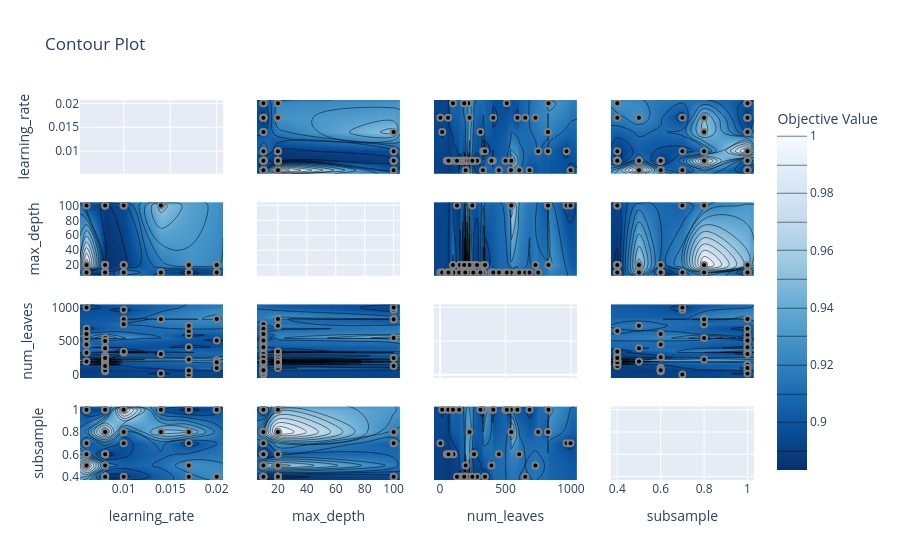

The notebook cell this image was saved under:
### Code cell
optuna.visualization.plot_contour(study, params=['num_leaves',
                            'max_depth',
                            'subsample',
                            'learning_rate',
                            'subsample'])

### Figure 1 — Plotly figure (JSON) as saved in the notebook; plotly's stock layout.template omitted (floating-point values rounded to 4 significant figures; data arrays with more than 128 entries replaced by an {"elided": "..."} marker saying what was removed)
{"data": [{"type": "scatter", "xaxis": "x", "yaxis": "y"}, {"autocontour": true, "colorbar": {"title": {"text": "Objective Value"}}, "colorscale": [[0, "rgb(247,251,255)"], [0.125, "rgb(222,235,247)"], [0.25, "rgb(198,219,239)"], [0.375, "rgb(158,202,225)"], [0.5, "rgb(107,174,214)"], [0.625, "rgb(66,146,198)"], [0.75, "rgb(33,113,181)"], [0.875, "rgb(8,81,156)"], [1, "rgb(8,48,107)"]], "connectgaps": true, "contours": {"coloring": "heatmap", "end": 1, "size": 0.01, "start": 0.89}, "hoverinfo": "none", "line": {"smoothing": 1.3}, "reversescale": true, "showscale": true, "type": "contour", "x": [0.0053, 0.006, 0.008, 0.01, 0.014, 0.017, 0.02, 0.0207], "xaxis": "x5", "y": [5.5, 10, 20, 100, 104.5], "yaxis": "y5", "z": [[null, null, null, null, null, null, null, null], [null, 0.8911, 0.8833, 0.9197, 0.898, 0.8861, 0.8963, null], [null, 1.001, 0.8836, 0.8873, null, 0.9277, 0.9228, null], [null, 0.8962, 0.8886, 0.8958, 0.9544, null, null, null], [null, null, null, null, null, null, null, null]]}, {"marker": {"color": "black", "line": {"color": "Gray", "width": 2}}, "mode": "markers", "name": "Feasible Trial", "showlegend": false, "type": "scatter", "x": [0.02, 0.017, 0.02, 0.006, 0.008, 0.01, 0.006, 0.01, 0.01, 0.014, 0.006, 0.01, 0.006, 0.017, 0.017, 0.017, 0.014, 0.008, 0.008, 0.008, 0.017, 0.006, 0.008, 0.006, 0.017, 0.008, 0.014, 0.02, 0.006, 0.02, 0.017, 0.008, 0.008, 0.008, 0.008, 0.008, 0.008, 0.008, 0.008, 0.008, 0.008, 0.008, 0.008, 0.008, 0.008, 0.008, 0.008, 0.02, 0.01, 0.008], "xaxis": "x5", "y": [20, 20, 10, 20, 100, 20, 10, 100, 10, 100, 10, 100, 100, 10, 10, 10, 10, 10, 10, 10, 10, 10, 10, 10, 10, 10, 10, 10, 10, 20, 20, 10, 10, 10, 10, 20, 10, 10, 20, 20, 20, 20, 20, 20, 20, 20, 100, 20, 20, 100], "yaxis": "y5"}, {"autocontour": true, "colorbar": {"title": {"text": "Objective Value"}}, "colorscale": [[0, "rgb(247,251,255)"], [0.125, "rgb(222,235,247)"], [0.25, "rgb(198,219,239)"], [0.375, "rgb(158,202,225)"], [0.5, "rgb(107,174,214)"], [0.625, "rgb(66,146,198)"], [0.75, "rgb(33,113,181)"], [0.875, "rgb(8,81,156)"], [1, "rgb(8,48,107)"]], "connectgaps": true, "contours": {"coloring": "heatmap", "end": 1.02, "size": 0.02, "start": 0.9}, "hoverinfo": "none", "line": {"smoothing": 1.3}, "reversescale": true, "showscale": false, "type": "contour", "x": [0.0053, 0.006, 0.008, 0.01, 0.014, 0.017, 0.02, 0.0207], "xaxis": "x9", "y": [-46.7, 3, 17, 52, 62, 65, 73, 99, 103, 130, 147, 152, 154, 173, 185, 190, 191, 193, 196, 206, 216, 225, 226, 247, 255, 260, 283, 309, 328, 331, 344, 393, 403, 407, 450, 500, 510, 542, 544, 591, 605, 651, 684, 729, 750, 824, 825, 828, 966, 997, 1047.0], "yaxis": "y9", "z": {"elided": "51x8 float values"}}, {"marker": {"color": "black", "line": {"color": "Gray", "width": 2}}, "mode": "markers", "name": "Feasible Trial", "showlegend": false, "type": "scatter", "x": [0.02, 0.017, 0.02, 0.006, 0.008, 0.01, 0.006, 0.01, 0.01, 0.014, 0.006, 0.01, 0.006, 0.017, 0.017, 0.017, 0.014, 0.008, 0.008, 0.008, 0.017, 0.006, 0.008, 0.006, 0.017, 0.008, 0.014, 0.02, 0.006, 0.02, 0.017, 0.008, 0.008, 0.008, 0.008, 0.008, 0.008, 0.008, 0.008, 0.008, 0.008, 0.008, 0.008, 0.008, 0.008, 0.008, 0.008, 0.02, 0.01, 0.008], "xaxis": "x9", "y": [828, 226, 216, 196, 544, 331, 542, 824, 750, 825, 450, 966, 997, 3, 62, 591, 17, 403, 393, 103, 651, 328, 500, 684, 407, 147, 309, 510, 605, 99, 729, 52, 73, 65, 255, 260, 185, 193, 173, 190, 154, 152, 191, 206, 283, 225, 130, 185, 344, 247], "yaxis": "y9"}, {"autocontour": true, "colorbar": {"title": {"text": "Objective Value"}}, "colorscale": [[0, "rgb(247,251,255)"], [0.125, "rgb(222,235,247)"], [0.25, "rgb(198,219,239)"], [0.375, "rgb(158,202,225)"], [0.5, "rgb(107,174,214)"], [0.625, "rgb(66,146,198)"], [0.75, "rgb(33,113,181)"], [0.875, "rgb(8,81,156)"], [1, "rgb(8,48,107)"]], "connectgaps": true, "contours": {"coloring": "heatmap", "end": 1, "size": 0.01, "start": 0.89}, "hoverinfo": "none", "line": {"smoothing": 1.3}, "reversescale": true, "showscale": false, "type": "contour", "x": [0.0053, 0.006, 0.008, 0.01, 0.014, 0.017, 0.02, 0.0207], "xaxis": "x13", "y": [0.37, 0.4, 0.5, 0.6, 0.7, 0.8, 1, 1.03], "yaxis": "y13", "z": [[null, null, null, null, null, null, null, null], [null, null, 0.8836, 0.8873, null, 0.916, 0.9279, null], [null, 1.001, 0.9221, null, null, 0.9277, null, null], [null, 0.9177, 0.8833, null, null, null, null, null], [null, 0.8962, null, 0.8958, null, 0.8945, null, null], [null, null, 0.9908, 0.9041, 0.9544, 0.9518, null, null], [null, 0.8911, 0.89, 0.9965, 0.898, 0.8861, 0.8963, null], [null, null, null, null, null, null, null, null]]}, {"marker": {"color": "black", "line": {"color": "Gray", "width": 2}}, "mode": "markers", "name": "Feasible Trial", "showlegend": false, "type": "scatter", "x": [0.02, 0.017, 0.02, 0.006, 0.008, 0.01, 0.006, 0.01, 0.01, 0.014, 0.006, 0.01, 0.006, 0.017, 0.017, 0.017, 0.014, 0.008, 0.008, 0.008, 0.017, 0.006, 0.008, 0.006, 0.017, 0.008, 0.014, 0.02, 0.006, 0.02, 0.017, 0.008, 0.008, 0.008, 0.008, 0.008, 0.008, 0.008, 0.008, 0.008, 0.008, 0.008, 0.008, 0.008, 0.008, 0.008, 0.008, 0.02, 0.01, 0.008], "xaxis": "x13", "y": [1, 0.8, 0.4, 0.5, 0.8, 1, 1, 0.8, 0.8, 0.8, 0.6, 0.7, 0.7, 0.7, 1, 1, 1, 1, 0.5, 0.6, 0.4, 1, 1, 1, 1, 1, 1, 1, 0.6, 1, 0.5, 0.6, 0.6, 0.6, 0.6, 0.6, 0.4, 0.4, 0.4, 0.4, 0.4, 0.4, 0.4, 0.4, 0.4, 0.4, 0.4, 0.4, 0.4, 0.4], "yaxis": "y13"}, {"autocontour": true, "colorbar": {"title": {"text": "Objective Value"}}, "colorscale": [[0, "rgb(247,251,255)"], [0.125, "rgb(222,235,247)"], [0.25, "rgb(198,219,239)"], [0.375, "rgb(158,202,225)"], [0.5, "rgb(107,174,214)"], [0.625, "rgb(66,146,198)"], [0.75, "rgb(33,113,181)"], [0.875, "rgb(8,81,156)"], [1, "rgb(8,48,107)"]], "connectgaps": true, "contours": {"coloring": "heatmap", "end": 1, "size": 0.01, "start": 0.89}, "hoverinfo": "none", "line": {"smoothing": 1.3}, "reversescale": true, "showscale": false, "type": "contour", "x": [5.5, 10, 20, 100, 104.5], "xaxis": "x2", "y": [0.0053, 0.006, 0.008, 0.01, 0.014, 0.017, 0.02, 0.0207], "yaxis": "y2", "z": [[null, null, null, null, null], [null, 0.8911, 1.001, 0.8962, null], [null, 0.8833, 0.8836, 0.8886, null], [null, 0.9197, 0.8873, 0.8958, null], [null, 0.898, null, 0.9544, null], [null, 0.8861, 0.9277, null, null], [null, 0.8963, 0.9228, null, null], [null, null, null, null, null]]}, {"marker": {"color": "black", "line": {"color": "Gray", "width": 2}}, "mode": "markers", "name": "Feasible Trial", "showlegend": false, "type": "scatter", "x": [20, 20, 10, 20, 100, 20, 10, 100, 10, 100, 10, 100, 100, 10, 10, 10, 10, 10, 10, 10, 10, 10, 10, 10, 10, 10, 10, 10, 10, 20, 20, 10, 10, 10, 10, 20, 10, 10, 20, 20, 20, 20, 20, 20, 20, 20, 100, 20, 20, 100], "xaxis": "x2", "y": [0.02, 0.017, 0.02, 0.006, 0.008, 0.01, 0.006, 0.01, 0.01, 0.014, 0.006, 0.01, 0.006, 0.017, 0.017, 0.017, 0.014, 0.008, 0.008, 0.008, 0.017, 0.006, 0.008, 0.006, 0.017, 0.008, 0.014, 0.02, 0.006, 0.02, 0.017, 0.008, 0.008, 0.008, 0.008, 0.008, 0.008, 0.008, 0.008, 0.008, 0.008, 0.008, 0.008, 0.008, 0.008, 0.008, 0.008, 0.02, 0.01, 0.008], "yaxis": "y2"}, {"type": "scatter", "xaxis": "x6", "yaxis": "y6"}, {"autocontour": true, "colorbar": {"title": {"text": "Objective Value"}}, "colorscale": [[0, "rgb(247,251,255)"], [0.125, "rgb(222,235,247)"], [0.25, "rgb(198,219,239)"], [0.375, "rgb(158,202,225)"], [0.5, "rgb(107,174,214)"], [0.625, "rgb(66,146,198)"], [0.75, "rgb(33,113,181)"], [0.875, "rgb(8,81,156)"], [1, "rgb(8,48,107)"]], "connectgaps": true, "contours": {"coloring": "heatmap", "end": 1.02, "size": 0.02, "start": 0.9}, "hoverinfo": "none", "line": {"smoothing": 1.3}, "reversescale": true, "showscale": false, "type": "contour", "x": [5.5, 10, 20, 100, 104.5], "xaxis": "x10", "y": [-46.7, 3, 17, 52, 62, 65, 73, 99, 103, 130, 147, 152, 154, 173, 185, 190, 191, 193, 196, 206, 216, 225, 226, 247, 255, 260, 283, 309, 328, 331, 344, 393, 403, 407, 450, 500, 510, 542, 544, 591, 605, 651, 684, 729, 750, 824, 825, 828, 966, 997, 1047.0], "yaxis": "y10", "z": {"elided": "51x5 float values"}}, {"marker": {"color": "black", "line": {"color": "Gray", "width": 2}}, "mode": "markers", "name": "Feasible Trial", "showlegend": false, "type": "scatter", "x": [20, 20, 10, 20, 100, 20, 10, 100, 10, 100, 10, 100, 100, 10, 10, 10, 10, 10, 10, 10, 10, 10, 10, 10, 10, 10, 10, 10, 10, 20, 20, 10, 10, 10, 10, 20, 10, 10, 20, 20, 20, 20, 20, 20, 20, 20, 100, 20, 20, 100], "xaxis": "x10", "y": [828, 226, 216, 196, 544, 331, 542, 824, 750, 825, 450, 966, 997, 3, 62, 591, 17, 403, 393, 103, 651, 328, 500, 684, 407, 147, 309, 510, 605, 99, 729, 52, 73, 65, 255, 260, 185, 193, 173, 190, 154, 152, 191, 206, 283, 225, 130, 185, 344, 247], "yaxis": "y10"}, {"autocontour": true, "colorbar": {"title": {"text": "Objective Value"}}, "colorscale": [[0, "rgb(247,251,255)"], [0.125, "rgb(222,235,247)"], [0.25, "rgb(198,219,239)"], [0.375, "rgb(158,202,225)"], [0.5, "rgb(107,174,214)"], [0.625, "rgb(66,146,198)"], [0.75, "rgb(33,113,181)"], [0.875, "rgb(8,81,156)"], [1, "rgb(8,48,107)"]], "connectgaps": true, "contours": {"coloring": "heatmap", "end": 0.95, "size": 0.005, "start": 0.885}, "hoverinfo": "none", "line": {"smoothing": 1.3}, "reversescale": true, "showscale": false, "type": "contour", "x": [5.5, 10, 20, 100, 104.5], "xaxis": "x14", "y": [0.37, 0.4, 0.5, 0.6, 0.7, 0.8, 1, 1.03], "yaxis": "y14", "z": [[null, null, null, null, null], [null, 0.8837, 0.8836, 0.8886, null], [null, 0.9221, 0.9277, null, null], [null, 0.8833, 0.8968, null, null], [null, 0.8945, null, 0.8958, null], [null, 0.9197, 0.9518, 0.9041, null], [null, 0.8861, 0.9228, null, null], [null, null, null, null, null]]}, {"marker": {"color": "black", "line": {"color": "Gray", "width": 2}}, "mode": "markers", "name": "Feasible Trial", "showlegend": false, "type": "scatter", "x": [20, 20, 10, 20, 100, 20, 10, 100, 10, 100, 10, 100, 100, 10, 10, 10, 10, 10, 10, 10, 10, 10, 10, 10, 10, 10, 10, 10, 10, 20, 20, 10, 10, 10, 10, 20, 10, 10, 20, 20, 20, 20, 20, 20, 20, 20, 100, 20, 20, 100], "xaxis": "x14", "y": [1, 0.8, 0.4, 0.5, 0.8, 1, 1, 0.8, 0.8, 0.8, 0.6, 0.7, 0.7, 0.7, 1, 1, 1, 1, 0.5, 0.6, 0.4, 1, 1, 1, 1, 1, 1, 1, 0.6, 1, 0.5, 0.6, 0.6, 0.6, 0.6, 0.6, 0.4, 0.4, 0.4, 0.4, 0.4, 0.4, 0.4, 0.4, 0.4, 0.4, 0.4, 0.4, 0.4, 0.4], "yaxis": "y14"}, {"autocontour": true, "colorbar": {"title": {"text": "Objective Value"}}, "colorscale": [[0, "rgb(247,251,255)"], [0.125, "rgb(222,235,247)"], [0.25, "rgb(198,219,239)"], [0.375, "rgb(158,202,225)"], [0.5, "rgb(107,174,214)"], [0.625, "rgb(66,146,198)"], [0.75, "rgb(33,113,181)"], [0.875, "rgb(8,81,156)"], [1, "rgb(8,48,107)"]], "connectgaps": true, "contours": {"coloring": "heatmap", "end": 1.02, "size": 0.02, "start": 0.9}, "hoverinfo": "none", "line": {"smoothing": 1.3}, "reversescale": true, "showscale": false, "type": "contour", "x": [-46.7, 3, 17, 52, 62, 65, 73, 99, 103, 130, 147, 152, 154, 173, 185, 190, 191, 193, 196, 206, 216, 225, 226, 247, 255, 260, 283, 309, 328, 331, 344, 393, 403, 407, 450, 500, 510, 542, 544, 591, 605, 651, 684, 729, 750, 824, 825, 828, 966, 997, 1047.0], "xaxis": "x3", "y": [0.0053, 0.006, 0.008, 0.01, 0.014, 0.017, 0.02, 0.0207], "yaxis": "y3", "z": {"elided": "8x51 float values"}}, {"marker": {"color": "black", "line": {"color": "Gray", "width": 2}}, "mode": "markers", "name": "Feasible Trial", "showlegend": false, "type": "scatter", "x": [828, 226, 216, 196, 544, 331, 542, 824, 750, 825, 450, 966, 997, 3, 62, 591, 17, 403, 393, 103, 651, 328, 500, 684, 407, 147, 309, 510, 605, 99, 729, 52, 73, 65, 255, 260, 185, 193, 173, 190, 154, 152, 191, 206, 283, 225, 130, 185, 344, 247], "xaxis": "x3", "y": [0.02, 0.017, 0.02, 0.006, 0.008, 0.01, 0.006, 0.01, 0.01, 0.014, 0.006, 0.01, 0.006, 0.017, 0.017, 0.017, 0.014, 0.008, 0.008, 0.008, 0.017, 0.006, 0.008, 0.006, 0.017, 0.008, 0.014, 0.02, 0.006, 0.02, 0.017, 0.008, 0.008, 0.008, 0.008, 0.008, 0.008, 0.008, 0.008, 0.008, 0.008, 0.008, 0.008, 0.008, 0.008, 0.008, 0.008, 0.02, 0.01, 0.008], "yaxis": "y3"}, {"autocontour": true, "colorbar": {"title": {"text": "Objective Value"}}, "colorscale": [[0, "rgb(247,251,255)"], [0.125, "rgb(222,235,247)"], [0.25, "rgb(198,219,239)"], [0.375, "rgb(158,202,225)"], [0.5, "rgb(107,174,214)"], [0.625, "rgb(66,146,198)"], [0.75, "rgb(33,113,181)"], [0.875, "rgb(8,81,156)"], [1, "rgb(8,48,107)"]], "connectgaps": true, "contours": {"coloring": "heatmap", "end": 1.02, "size": 0.02, "start": 0.9}, "hoverinfo": "none", "line": {"smoothing": 1.3}, "reversescale": true, "showscale": false, "type": "contour", "x": [-46.7, 3, 17, 52, 62, 65, 73, 99, 103, 130, 147, 152, 154, 173, 185, 190, 191, 193, 196, 206, 216, 225, 226, 247, 255, 260, 283, 309, 328, 331, 344, 393, 403, 407, 450, 500, 510, 542, 544, 591, 605, 651, 684, 729, 750, 824, 825, 828, 966, 997, 1047.0], "xaxis": "x7", "y": [5.5, 10, 20, 100, 104.5], "yaxis": "y7", "z": {"elided": "5x51 float values"}}, {"marker": {"color": "black", "line": {"color": "Gray", "width": 2}}, "mode": "markers", "name": "Feasible Trial", "showlegend": false, "type": "scatter", "x": [828, 226, 216, 196, 544, 331, 542, 824, 750, 825, 450, 966, 997, 3, 62, 591, 17, 403, 393, 103, 651, 328, 500, 684, 407, 147, 309, 510, 605, 99, 729, 52, 73, 65, 255, 260, 185, 193, 173, 190, 154, 152, 191, 206, 283, 225, 130, 185, 344, 247], "xaxis": "x7", "y": [20, 20, 10, 20, 100, 20, 10, 100, 10, 100, 10, 100, 100, 10, 10, 10, 10, 10, 10, 10, 10, 10, 10, 10, 10, 10, 10, 10, 10, 20, 20, 10, 10, 10, 10, 20, 10, 10, 20, 20, 20, 20, 20, 20, 20, 20, 100, 20, 20, 100], "yaxis": "y7"}, {"type": "scatter", "xaxis": "x11", "yaxis": "y11"}, {"autocontour": true, "colorbar": {"title": {"text": "Objective Value"}}, "colorscale": [[0, "rgb(247,251,255)"], [0.125, "rgb(222,235,247)"], [0.25, "rgb(198,219,239)"], [0.375, "rgb(158,202,225)"], [0.5, "rgb(107,174,214)"], [0.625, "rgb(66,146,198)"], [0.75, "rgb(33,113,181)"], [0.875, "rgb(8,81,156)"], [1, "rgb(8,48,107)"]], "connectgaps": true, "contours": {"coloring": "heatmap", "end": 1.02, "size": 0.02, "start": 0.9}, "hoverinfo": "none", "line": {"smoothing": 1.3}, "reversescale": true, "showscale": false, "type": "contour", "x": [-46.7, 3, 17, 52, 62, 65, 73, 99, 103, 130, 147, 152, 154, 173, 185, 190, 191, 193, 196, 206, 216, 225, 226, 247, 255, 260, 283, 309, 328, 331, 344, 393, 403, 407, 450, 500, 510, 542, 544, 591, 605, 651, 684, 729, 750, 824, 825, 828, 966, 997, 1047.0], "xaxis": "x15", "y": [0.37, 0.4, 0.5, 0.6, 0.7, 0.8, 1, 1.03], "yaxis": "y15", "z": {"elided": "8x51 float values"}}, {"marker": {"color": "black", "line": {"color": "Gray", "width": 2}}, "mode": "markers", "name": "Feasible Trial", "showlegend": false, "type": "scatter", "x": [828, 226, 216, 196, 544, 331, 542, 824, 750, 825, 450, 966, 997, 3, 62, 591, 17, 403, 393, 103, 651, 328, 500, 684, 407, 147, 309, 510, 605, 99, 729, 52, 73, 65, 255, 260, 185, 193, 173, 190, 154, 152, 191, 206, 283, 225, 130, 185, 344, 247], "xaxis": "x15", "y": [1, 0.8, 0.4, 0.5, 0.8, 1, 1, 0.8, 0.8, 0.8, 0.6, 0.7, 0.7, 0.7, 1, 1, 1, 1, 0.5, 0.6, 0.4, 1, 1, 1, 1, 1, 1, 1, 0.6, 1, 0.5, 0.6, 0.6, 0.6, 0.6, 0.6, 0.4, 0.4, 0.4, 0.4, 0.4, 0.4, 0.4, 0.4, 0.4, 0.4, 0.4, 0.4, 0.4, 0.4], "yaxis": "y15"}, {"autocontour": true, "colorbar": {"title": {"text": "Objective Value"}}, "colorscale": [[0, "rgb(247,251,255)"], [0.125, "rgb(222,235,247)"], [0.25, "rgb(198,219,239)"], [0.375, "rgb(158,202,225)"], [0.5, "rgb(107,174,214)"], [0.625, "rgb(66,146,198)"], [0.75, "rgb(33,113,181)"], [0.875, "rgb(8,81,156)"], [1, "rgb(8,48,107)"]], "connectgaps": true, "contours": {"coloring": "heatmap", "end": 1, "size": 0.01, "start": 0.89}, "hoverinfo": "none", "line": {"smoothing": 1.3}, "reversescale": true, "showscale": false, "type": "contour", "x": [0.37, 0.4, 0.5, 0.6, 0.7, 0.8, 1, 1.03], "xaxis": "x4", "y": [0.0053, 0.006, 0.008, 0.01, 0.014, 0.017, 0.02, 0.0207], "yaxis": "y4", "z": [[null, null, null, null, null, null, null, null], [null, null, 1.001, 0.9177, 0.8962, null, 0.8911, null], [null, 0.8836, 0.9221, 0.8833, null, 0.9908, 0.89, null], [null, 0.8873, null, null, 0.8958, 0.9041, 0.9965, null], [null, null, null, null, null, 0.9544, 0.898, null], [null, 0.916, 0.9277, null, 0.8945, 0.9518, 0.8861, null], [null, 0.9279, null, null, null, null, 0.8963, null], [null, null, null, null, null, null, null, null]]}, {"marker": {"color": "black", "line": {"color": "Gray", "width": 2}}, "mode": "markers", "name": "Feasible Trial", "showlegend": false, "type": "scatter", "x": [1, 0.8, 0.4, 0.5, 0.8, 1, 1, 0.8, 0.8, 0.8, 0.6, 0.7, 0.7, 0.7, 1, 1, 1, 1, 0.5, 0.6, 0.4, 1, 1, 1, 1, 1, 1, 1, 0.6, 1, 0.5, 0.6, 0.6, 0.6, 0.6, 0.6, 0.4, 0.4, 0.4, 0.4, 0.4, 0.4, 0.4, 0.4, 0.4, 0.4, 0.4, 0.4, 0.4, 0.4], "xaxis": "x4", "y": [0.02, 0.017, 0.02, 0.006, 0.008, 0.01, 0.006, 0.01, 0.01, 0.014, 0.006, 0.01, 0.006, 0.017, 0.017, 0.017, 0.014, 0.008, 0.008, 0.008, 0.017, 0.006, 0.008, 0.006, 0.017, 0.008, 0.014, 0.02, 0.006, 0.02, 0.017, 0.008, 0.008, 0.008, 0.008, 0.008, 0.008, 0.008, 0.008, 0.008, 0.008, 0.008, 0.008, 0.008, 0.008, 0.008, 0.008, 0.02, 0.01, 0.008], "yaxis": "y4"}, {"autocontour": true, "colorbar": {"title": {"text": "Objective Value"}}, "colorscale": [[0, "rgb(247,251,255)"], [0.125, "rgb(222,235,247)"], [0.25, "rgb(198,219,239)"], [0.375, "rgb(158,202,225)"], [0.5, "rgb(107,174,214)"], [0.625, "rgb(66,146,198)"], [0.75, "rgb(33,113,181)"], [0.875, "rgb(8,81,156)"], [1, "rgb(8,48,107)"]], "connectgaps": true, "contours": {"coloring": "heatmap", "end": 0.95, "size": 0.005, "start": 0.885}, "hoverinfo": "none", "line": {"smoothing": 1.3}, "reversescale": true, "showscale": false, "type": "contour", "x": [0.37, 0.4, 0.5, 0.6, 0.7, 0.8, 1, 1.03], "xaxis": "x8", "y": [5.5, 10, 20, 100, 104.5], "yaxis": "y8", "z": [[null, null, null, null, null, null, null, null], [null, 0.8837, 0.9221, 0.8833, 0.8945, 0.9197, 0.8861, null], [null, 0.8836, 0.9277, 0.8968, null, 0.9518, 0.9228, null], [null, 0.8886, null, null, 0.8958, 0.9041, null, null], [null, null, null, null, null, null, null, null]]}, {"marker": {"color": "black", "line": {"color": "Gray", "width": 2}}, "mode": "markers", "name": "Feasible Trial", "showlegend": false, "type": "scatter", "x": [1, 0.8, 0.4, 0.5, 0.8, 1, 1, 0.8, 0.8, 0.8, 0.6, 0.7, 0.7, 0.7, 1, 1, 1, 1, 0.5, 0.6, 0.4, 1, 1, 1, 1, 1, 1, 1, 0.6, 1, 0.5, 0.6, 0.6, 0.6, 0.6, 0.6, 0.4, 0.4, 0.4, 0.4, 0.4, 0.4, 0.4, 0.4, 0.4, 0.4, 0.4, 0.4, 0.4, 0.4], "xaxis": "x8", "y": [20, 20, 10, 20, 100, 20, 10, 100, 10, 100, 10, 100, 100, 10, 10, 10, 10, 10, 10, 10, 10, 10, 10, 10, 10, 10, 10, 10, 10, 20, 20, 10, 10, 10, 10, 20, 10, 10, 20, 20, 20, 20, 20, 20, 20, 20, 100, 20, 20, 100], "yaxis": "y8"}, {"autocontour": true, "colorbar": {"title": {"text": "Objective Value"}}, "colorscale": [[0, "rgb(247,251,255)"], [0.125, "rgb(222,235,247)"], [0.25, "rgb(198,219,239)"], [0.375, "rgb(158,202,225)"], [0.5, "rgb(107,174,214)"], [0.625, "rgb(66,146,198)"], [0.75, "rgb(33,113,181)"], [0.875, "rgb(8,81,156)"], [1, "rgb(8,48,107)"]], "connectgaps": true, "contours": {"coloring": "heatmap", "end": 1.02, "size": 0.02, "start": 0.9}, "hoverinfo": "none", "line": {"smoothing": 1.3}, "reversescale": true, "showscale": false, "type": "contour", "x": [0.37, 0.4, 0.5, 0.6, 0.7, 0.8, 1, 1.03], "xaxis": "x12", "y": [-46.7, 3, 17, 52, 62, 65, 73, 99, 103, 130, 147, 152, 154, 173, 185, 190, 191, 193, 196, 206, 216, 225, 226, 247, 255, 260, 283, 309, 328, 331, 344, 393, 403, 407, 450, 500, 510, 542, 544, 591, 605, 651, 684, 729, 750, 824, 825, 828, 966, 997, 1047.0], "yaxis": "y12", "z": {"elided": "51x8 float values"}}, {"marker": {"color": "black", "line": {"color": "Gray", "width": 2}}, "mode": "markers", "name": "Feasible Trial", "showlegend": false, "type": "scatter", "x": [1, 0.8, 0.4, 0.5, 0.8, 1, 1, 0.8, 0.8, 0.8, 0.6, 0.7, 0.7, 0.7, 1, 1, 1, 1, 0.5, 0.6, 0.4, 1, 1, 1, 1, 1, 1, 1, 0.6, 1, 0.5, 0.6, 0.6, 0.6, 0.6, 0.6, 0.4, 0.4, 0.4, 0.4, 0.4, 0.4, 0.4, 0.4, 0.4, 0.4, 0.4, 0.4, 0.4, 0.4], "xaxis": "x12", "y": [828, 226, 216, 196, 544, 331, 542, 824, 750, 825, 450, 966, 997, 3, 62, 591, 17, 403, 393, 103, 651, 328, 500, 684, 407, 147, 309, 510, 605, 99, 729, 52, 73, 65, 255, 260, 185, 193, 173, 190, 154, 152, 191, 206, 283, 225, 130, 185, 344, 247], "yaxis": "y12"}, {"type": "scatter", "xaxis": "x16", "yaxis": "y16"}], "layout": {"autosize": true, "title": {"text": "Contour Plot"}, "xaxis": {"anchor": "y", "domain": [0, 0.2125], "matches": "x13", "range": [0.0053, 0.0207], "showticklabels": false}, "xaxis10": {"anchor": "y10", "domain": [0.2625, 0.475], "matches": "x14", "range": [5.5, 104.5], "showticklabels": false, "type": "linear"}, "xaxis11": {"anchor": "y11", "domain": [0.525, 0.7375], "matches": "x15", "range": [-46.7, 1047.0], "showticklabels": false}, "xaxis12": {"anchor": "y12", "domain": [0.7875, 1], "matches": "x16", "range": [0.37, 1.03], "showticklabels": false, "type": "linear"}, "xaxis13": {"anchor": "y13", "domain": [0, 0.2125], "range": [0.0053, 0.0207], "title": {"text": "learning_rate"}, "type": "linear"}, "xaxis14": {"anchor": "y14", "domain": [0.2625, 0.475], "range": [5.5, 104.5], "title": {"text": "max_depth"}, "type": "linear"}, "xaxis15": {"anchor": "y15", "domain": [0.525, 0.7375], "range": [-46.7, 1047.0], "title": {"text": "num_leaves"}, "type": "linear"}, "xaxis16": {"anchor": "y16", "domain": [0.7875, 1], "range": [0.37, 1.03], "title": {"text": "subsample"}}, "xaxis2": {"anchor": "y2", "domain": [0.2625, 0.475], "matches": "x14", "range": [5.5, 104.5], "showticklabels": false, "type": "linear"}, "xaxis3": {"anchor": "y3", "domain": [0.525, 0.7375], "matches": "x15", "range": [-46.7, 1047.0], "showticklabels": false, "type": "linear"}, "xaxis4": {"anchor": "y4", "domain": [0.7875, 1], "matches": "x16", "range": [0.37, 1.03], "showticklabels": false, "type": "linear"}, "xaxis5": {"anchor": "y5", "domain": [0, 0.2125], "matches": "x13", "range": [0.0053, 0.0207], "showticklabels": false, "type": "linear"}, "xaxis6": {"anchor": "y6", "domain": [0.2625, 0.475], "matches": "x14", "range": [5.5, 104.5], "showticklabels": false}, "xaxis7": {"anchor": "y7", "domain": [0.525, 0.7375], "matches": "x15", "range": [-46.7, 1047.0], "showticklabels": false, "type": "linear"}, "xaxis8": {"anchor": "y8", "domain": [0.7875, 1], "matches": "x16", "range": [0.37, 1.03], "showticklabels": false, "type": "linear"}, "xaxis9": {"anchor": "y9", "domain": [0, 0.2125], "matches": "x13", "range": [0.0053, 0.0207], "showticklabels": false, "type": "linear"}, "yaxis": {"anchor": "x", "domain": [0.8063, 1], "range": [0.0053, 0.0207], "title": {"text": "learning_rate"}}, "yaxis10": {"anchor": "x10", "domain": [0.2687, 0.4625], "matches": "y9", "range": [-46.7, 1047.0], "showticklabels": false, "type": "linear"}, "yaxis11": {"anchor": "x11", "domain": [0.2687, 0.4625], "matches": "y9", "range": [-46.7, 1047.0], "showticklabels": false}, "yaxis12": {"anchor": "x12", "domain": [0.2687, 0.4625], "matches": "y9", "range": [-46.7, 1047.0], "showticklabels": false, "type": "linear"}, "yaxis13": {"anchor": "x13", "domain": [0, 0.1938], "range": [0.37, 1.03], "title": {"text": "subsample"}, "type": "linear"}, "yaxis14": {"anchor": "x14", "domain": [0, 0.1938], "matches": "y13", "range": [0.37, 1.03], "showticklabels": false, "type": "linear"}, "yaxis15": {"anchor": "x15", "domain": [0, 0.1938], "matches": "y13", "range": [0.37, 1.03], "showticklabels": false, "type": "linear"}, "yaxis16": {"anchor": "x16", "domain": [0, 0.1938], "matches": "y13", "range": [0.37, 1.03], "showticklabels": false}, "yaxis2": {"anchor": "x2", "domain": [0.8063, 1], "matches": "y", "range": [0.0053, 0.0207], "showticklabels": false, "type": "linear"}, "yaxis3": {"anchor": "x3", "domain": [0.8063, 1], "matches": "y", "range": [0.0053, 0.0207], "showticklabels": false, "type": "linear"}, "yaxis4": {"anchor": "x4", "domain": [0.8063, 1], "matches": "y", "range": [0.0053, 0.0207], "showticklabels": false, "type": "linear"}, "yaxis5": {"anchor": "x5", "domain": [0.5375, 0.7312], "range": [5.5, 104.5], "title": {"text": "max_depth"}, "type": "linear"}, "yaxis6": {"anchor": "x6", "domain": [0.5375, 0.7312], "matches": "y5", "range": [5.5, 104.5], "showticklabels": false}, "yaxis7": {"anchor": "x7", "domain": [0.5375, 0.7312], "matches": "y5", "range": [5.5, 104.5], "showticklabels": false, "type": "linear"}, "yaxis8": {"anchor": "x8", "domain": [0.5375, 0.7312], "matches": "y5", "range": [5.5, 104.5], "showticklabels": false, "type": "linear"}, "yaxis9": {"anchor": "x9", "domain": [0.2687, 0.4625], "range": [-46.7, 1047.0], "title": {"text": "num_leaves"}, "type": "linear"}}}
